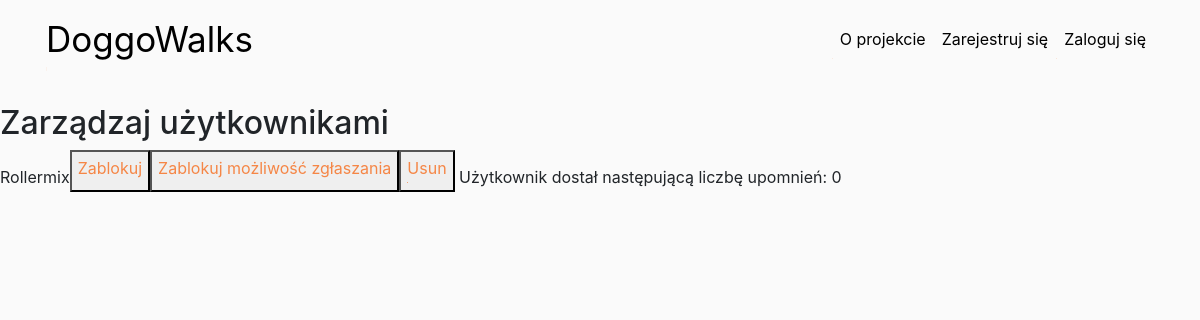
Before: /admin/manageusers.php with the older database file.
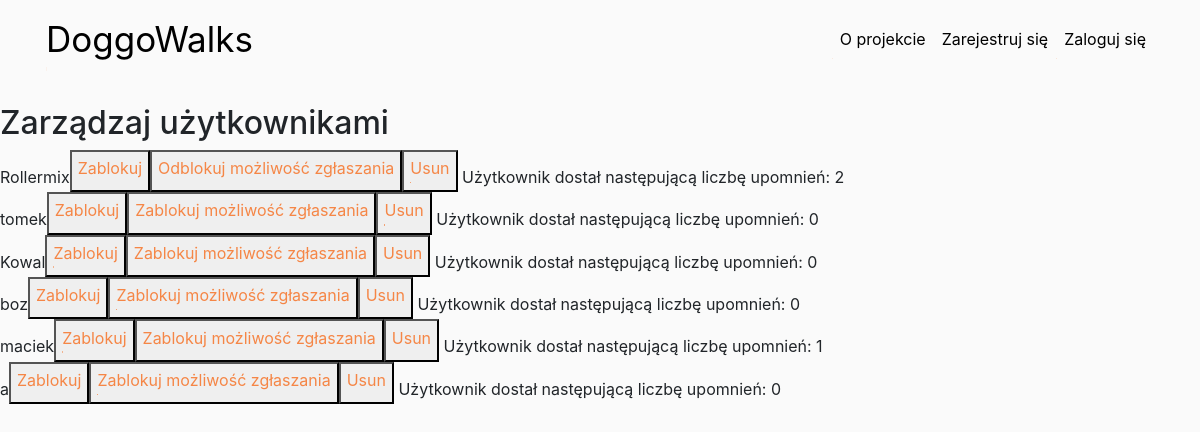
After: the same page with the newer database file.
### tables this page shows
CREATE TABLE `user` (
  `id` int(10) NOT NULL,
  `name` varchar(30) NOT NULL,
  `surname` varchar(30) NOT NULL,
  `email` varchar(256) NOT NULL,
  `id_city` int(10) DEFAULT NULL,
  `description` varchar(3000) DEFAULT NULL,
  `blocked` tinyint(1) NOT NULL DEFAULT 0,
  `password` varchar(255) NOT NULL,
  `login` varchar(30) NOT NULL,
  `deleted` tinyint(1) NOT NULL DEFAULT 0,
  `admin` tinyint(1) NOT NULL DEFAULT 0
);

### config.php (called while the page is built, shortened)
<?php
$CONFIG = new stdClass();
$CONFIG->base_url = "http://localhost/moodle/inzynierka";

### includes/functions.inc.php (called while the page is built, shortened)
<?php
if(file_exists(stream_resolve_include_path('../config.php'))) {
    require_once('../config.php');
}
function baseUrl() {
    global $CONFIG;
    return $CONFIG->base_url;
}

### admin/manageusers.php (the view, shortened to what this page needs)
<?php require_once '../views/containers/header.php'; ?>
<?php require_once '../views/containers/menu.php'; ?>
<?php
require_once 'includes/dbh.inc.php';
?>
<section class="city-form">
    <h2>
        Zarządzaj użytkownikami
    </h2>
                <?php
                $sqli = "SELECT * FROM user WHERE admin = '0';";
                $result = mysqli_query($conn, $sqli);
                while ($row = mysqli_fetch_array($result)) {
                    $curr=$row['login'];
                    $sql = "SELECT id From reminder WHERE id_user=".$row['id'];
                    $result2 = mysqli_query($conn, $sql);
                    $row2 = mysqli_num_rows($result2);
                    if ($row['blocked']==0 && $row['deleted']==0) {
                        echo $row['login'] . '<button>' . '<a href ="includes/manageusers.inc.php?block=' . $curr . '">' . ' Zablokuj' . '</a>' .
                            '</button>' .'<button>' . '<a href ="includes/manageusers.inc.php?reporting=' . $curr . '">' . ' Zablokuj możliwość zgłaszania' . '</a>' .
                            '</button>' . '<button>' . '<a href ="includes/manageusers.inc.php?delete=' . $curr . '">' . ' Usun' . '</a>' . '</button>';
                        echo ' Użytkownik dostał następującą liczbę upomnień: '.$row2;
                        echo '<br>';
                    }
                    else if ($row['blocked']==2 && $row['deleted']==0) {
                        echo $row['login'] . '<button>' . '<a href ="includes/manageusers.inc.php?block=' . $curr . '">' . ' Zablokuj' . '</a>' .
                            '</button>' .'<button>' . '<a href ="includes/manageusers.inc.php?unblockreporting=' . $curr . '">' . ' Odblokuj możliwość zgłaszania' . '</a>' .
                            '</button>' . '<button>' . '<a href ="includes/manageusers.inc.php?delete=' . $curr . '">' . ' Usun' . '</a>' . '</button>';
                        echo ' Użytkownik dostał następującą liczbę upomnień: '.$row2;
                        echo '<br>';
                    }
                }
?>
</section>
<?php require_once '../views/containers/footer.php'; ?>

### views/containers/header.php (shortened to what this page needs)
<?php
if(file_exists(stream_resolve_include_path('../includes/dbh.inc.php'))) {
    require_once('../includes/functions.inc.php');
}
?>
<!DOCTYPE html>
<html lang="pl">
<head>
    <?php
        if(file_exists(stream_resolve_include_path('../../includes/functions.inc.php'))) {
            echo '<link rel="stylesheet" href="../../assets/css/normalize.css">';
            echo '<link rel="stylesheet" href="../../assets/css/bootstrap.min.css">';
            echo '<link rel="stylesheet" href="../../assets/css/webfont.css">';
            echo '<link rel="stylesheet" href="../../assets/css/main.css">';
        } else {
            echo '<link rel="stylesheet" href="../assets/css/normalize.css">';
            echo '<link rel="stylesheet" href="../assets/css/bootstrap.min.css">';
            echo '<link rel="stylesheet" href="../assets/css/webfont.css">';
            echo '<link rel="stylesheet" href="../assets/css/main.css">';
        }
    ?>
</head>
<body>

### views/containers/menu.php (shortened to what this page needs)
<nav class="navbar sticky-top navbar-expand-lg navbar-dark">
    <a class="navbar-brand" href="<?= baseUrl() . '/views/contents/start.php'?>">DoggoWalks</a>
    <div class="collapse navbar-collapse" id="navbarNav">
    <div class="navbar-nav">
        <?php
        if (isset($_SESSION["useruid"])) {
            echo "<div class='system'>";
                echo "<div class='nav-item'>";
                    echo "<a class='nav-link' href='". baseUrl() ."/views/contents/about.php'>O projekcie</a>";
                echo "</div>";
                echo "<div class='nav-item'>";
                    echo "<a class='nav-link' href='". baseUrl() ."/views/contents/suggestion.php'>Zgłoszenia i sugestie</a>";
                echo "</div>";
            echo "</div>";
            echo "<div class='dogs'>";
            if(hasDog($conn, $_SESSION["userid"])) {
                echo "<div class='nav-item'>";
                    echo "<a class='nav-link' href='". baseUrl() ."/views/contents/editdog.php'>Edytuj Psa</a>";
                echo "</div>";
            } else {
                echo "<div class='nav-item'>";
                    echo "<a class='nav-link' href='". baseUrl() ."/views/contents/adddog.php'>Dodaj Psa</a>";
                echo "</div>";
            }
                echo "<div class='nav-item'>";
                    echo "<a class='nav-link' href='". baseUrl() ."/views/contents/managewalk.php'>Zarządzaj spacerami</a>";
                echo "</div>";
            echo "</div>";
            echo "<div class='account'>";
                if(isAdmin($conn, $_SESSION['useruid'])) {
                    echo "<div class='nav-item'>";
                        echo "<a class='nav-link' href='". baseUrl() ."/admin/admin.php'>Administracja</a>";
                    echo "</div>";
                }
                echo "<div class='nav-item'>";
                    echo "<a class='nav-link' href='". baseUrl() ."/views/contents/manageaccount.php'>Zarządzaj profilem</a>";
                echo "</div>";
                if($messagesCount = hasUnreadMessages($conn, $_SESSION["userid"])) {
                    echo "<div class='nav-item'>";
                        echo "<a class='nav-link' href='#'>✉ Wiadomości (".$messagesCount. ")</a>";
                    echo "</div>";
                } else {
                    echo "<div class='nav-item'>";
                        echo "<a class='nav-link' href='#'>Wiadomości (0)</a>";
                    echo "</div>";
                }
                echo "<div class='nav-item'>";
                    echo "<a class='nav-link' href='". baseUrl() ."/includes/logout.inc.php'>Wyloguj się</a>";
                echo "</div>";
            echo "</div>";
        } else {
            echo "<div class='nav-item'>";
                echo "<a class='nav-link' href='". baseUrl() ."/views/contents/about.php'>O projekcie</a>";
            echo "</div>";
            echo "<div class='nav-item'>";
                echo "<a class='nav-link' href='". baseUrl() ."/views/contents/signup.php'>Zarejestruj się</a>";
            echo "</div>";
            echo "<div class='nav-item'>";
                echo "<a class='nav-link' href='". baseUrl() ."/views/contents/login.php'>Zaloguj się</a>";
            echo "</div>";
        }
    ?>
</nav>

### views/containers/footer.php (shortened to what this page needs)
    </body>
</html>

### assets/css/main.css (style rules this page uses)
body { background-color: #fafafa; background-image: url("../img/doggo_walks.jpg"); background-repeat: no-repeat; background-position: bottom right; background-size: 35%; min-height: 100vh; }
a { display: inline-block; position: relative; padding: 0.2em 0; color: #f58646; }
a::after { content: ''; position: absolute; bottom: 0; left: 0; width: 100%; height: 0.1em; background-color: #f58646; opacity: 0; transition: opacity 300ms, transform 300ms; }
a { overflow: hidden; }
a::after { opacity: 1; transform: translate3d(-100%, 0, 0); }
.navbar { background-color: #fafafa; margin: 0 30px 25px 30px; }
.navbar .navbar-brand { color: black !important; font-size: 35px; }
.navbar .nav-link { color: black !important; }
.navbar-nav { flex-direction: column; }
@media only screen and (min-width: 992px) { .navbar-nav { flex-direction: row; } }
@media only screen and (min-width: 992px) { .navbar-collapse { justify-content: flex-end; } }

Changed rows visible on the page:
changed user "Rollermix": row2 "0" → "2"; blocked "Zablokuj możliwość zgłaszania" → "Odblokuj możliwość zgłaszania"
added user: login "tomek", row2 "0"
added user: login "Kowal", row2 "0"
added user: login "boz", row2 "0"
added user: login "maciek", row2 "1"
added user: login "a", row2 "0"
